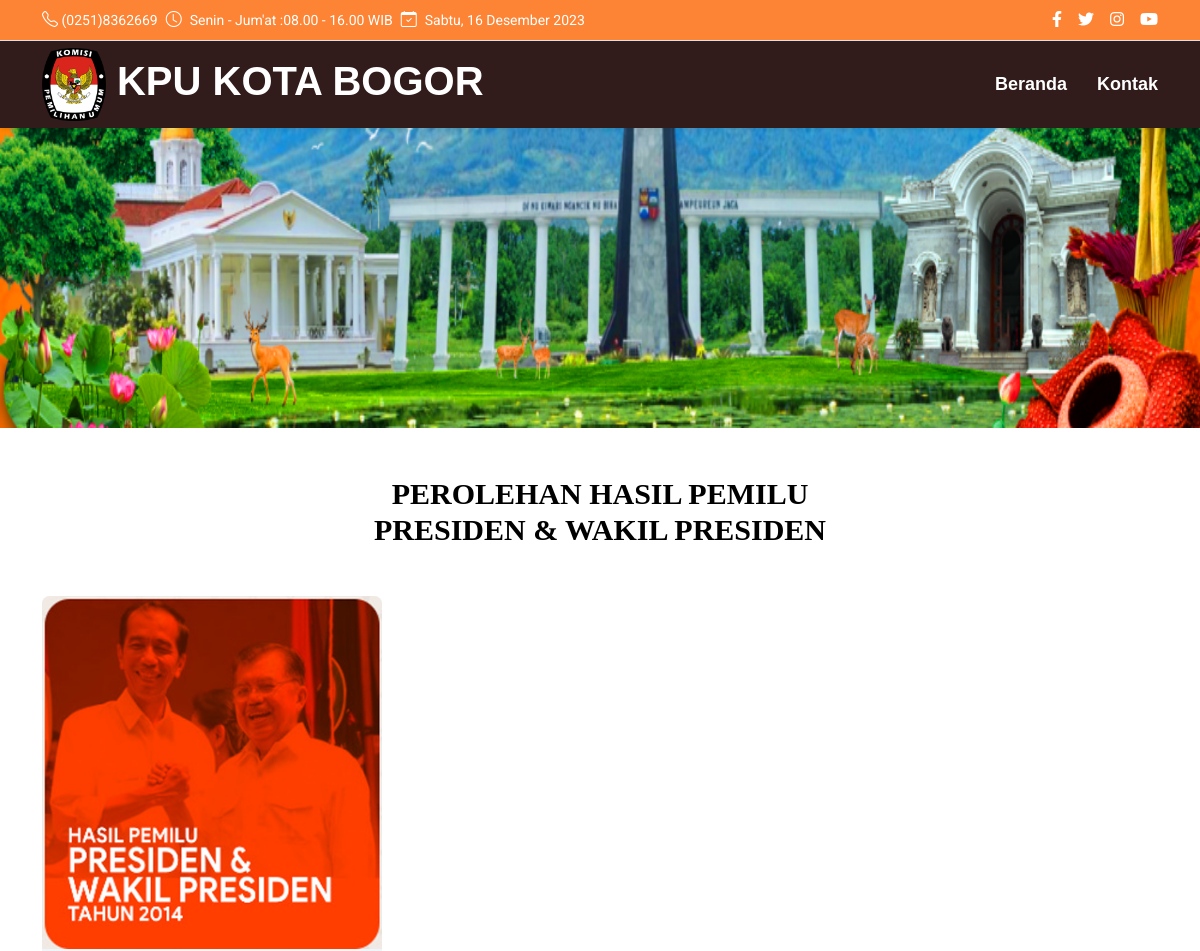
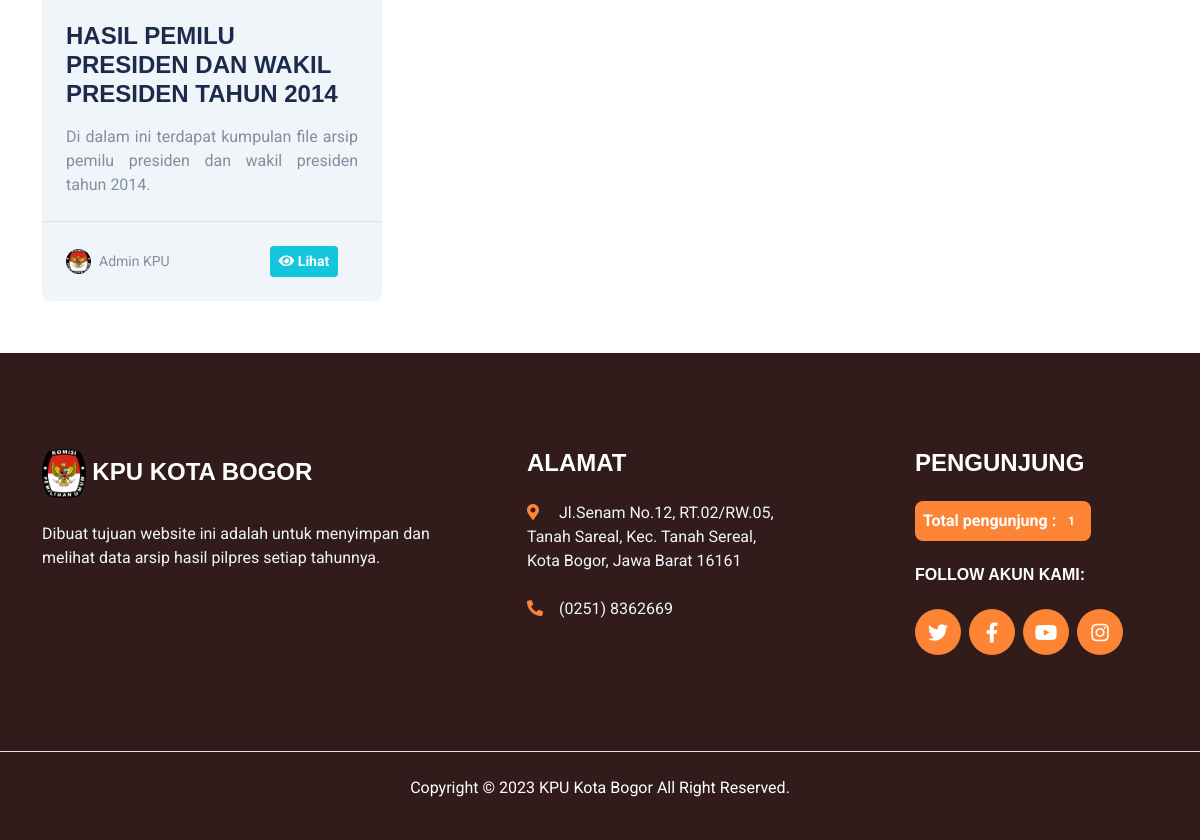
The page / on the database its author committed (2 pictures, top to bottom).
### tables this page shows
CREATE TABLE `jadwal` (
  `id_jadwal` tinyint(2) NOT NULL,
  `tahun` year(4) DEFAULT NULL,
  `jadwal` varchar(25) DEFAULT NULL,
  `foto` varchar(255) DEFAULT NULL,
  `user_id` int(11) NOT NULL,
  `created` timestamp NOT NULL DEFAULT current_timestamp(),
  `modified` timestamp NOT NULL DEFAULT current_timestamp() ON UPDATE current_timestamp()
);

### application/views/arsip/layout/v_content.php (called while the page is built)
<?php
if ($isi) {
  $this->load->view($isi);
}

### application/views/arsip/layout/v_wrapperhome.php (called while the page is built)
<?php
require_once('v_headhome.php');
require_once('v_header.php');
require_once('v_nav.php');
require_once('v_content.php');
require_once('v_footer.php');

### application/controllers/Beranda.php (called while the page is built, shortened)
<?php
class Beranda extends CI_Controller {
  public function index(){
      $data=array(
      'title' => 'KPU KOTA BOGOR',
      'jadwal' => $this->m_jadwal->get_jadwal(),
      'jadwal_user' => $this->m_jadwal->jadwal_user(),
      'isi' => 'arsip/v_home'
      );
      $this->load->view('arsip/layout/v_wrapperhome', $data , FALSE);
  }
}

### index.php (called while the page is built, shortened)
<?php
require_once BASEPATH.'core/CodeIgniter.php';

### application/models/M_jadwal.php (called while the page is built, shortened)
<?php
class M_jadwal extends CI_Model {
function get_jadwal()
  {
    return $this->db->get('jadwal')->result();
  }
	function jadwal_user()
  {
    $this->db->where('jadwal.user_id', $this->session->userdata('id_user'));
    return $this->db->get('jadwal')->result();
  }
}

### application/views/arsip/v_home.php (the view, shortened to what this page needs)
<img src="<?php echo base_url()?>/assets/frontend/img/walpaper-kpu.png" alt="" width="100%" height="300">
<div class="container-fluid py-5">
  <div class="container">
    <div class="text-center mx-auto mb-5" style="max-width: 500px;">
      <h5 class="display-8" style="font-size: 30px; font-family:'Times New Roman', Times, serif; color:black;">
        PEROLEHAN HASIL PEMILU PRESIDEN & WAKIL PRESIDEN</h5>
    </div>
    <div class="row g-5">
      <?php foreach ($jadwal as $key => $value) { ?>
      <div class="col-xl-4 col-lg-6">
        <div class="bg-light rounded overflow-hidden">
          <img class="img-fluid w-100" src="<?php echo base_url().'assets/upload/jadwal/'.$value->foto ?>" alt="">
          <div class="p-4">
            <a class="h4 d-block mb-3"
              style="text-align:left;font-family:'Lucida Sans', 'Lucida Sans Regular', 'Lucida Grande', 'Lucida Sans Unicode', Geneva, Verdana, sans-serif;">HASIL
              PEMILU PRESIDEN DAN WAKIL PRESIDEN TAHUN <?=$value->tahun?></a>
            <p class="m-0" style="text-align:justify;">Di dalam ini terdapat kumpulan file arsip pemilu presiden dan
              wakil presiden tahun
              <?=$value->tahun?>. </p>
          </div>
          <div class="d-flex justify-content-between border-top p-4">
            <div class="d-flex align-items-center">
              <img class="rounded-circle me-2" src="<?= base_url('assets/frontend')?>/img/logokpu.png" width="25"
                height="25" alt="">
              <small>Admin KPU</small>
              <br>
              <a href="<?php echo base_url('beranda/pemilu_presiden/').$value->tahun?>" class="btn btn-primary btn-sm"
                style="margin-left: 100px;"><i class="fas fa-eye"></i> Lihat</a>
            </div>
          </div>
        </div>
      </div>
    </div>
    <?php } ?>
  </div>
</div>

### assets/frontend/css/style.css (style rules this page uses)
:root { --primary: #13C5DD; --secondary: #354F8E; --light: #EFF5F9; --dark: #1D2A4D; }
.btn { font-weight: 700; transition: .5s; }
.btn-primary { color: #FFFFFF; }

### application/views/arsip/layout/v_headhome.php (style rules this page uses)
html, body { height: 100%; margin: 0; }

### rows shown on the page
jadwal: foto (picture), tahun "2014"

### other values the page prints
$cek "1"
